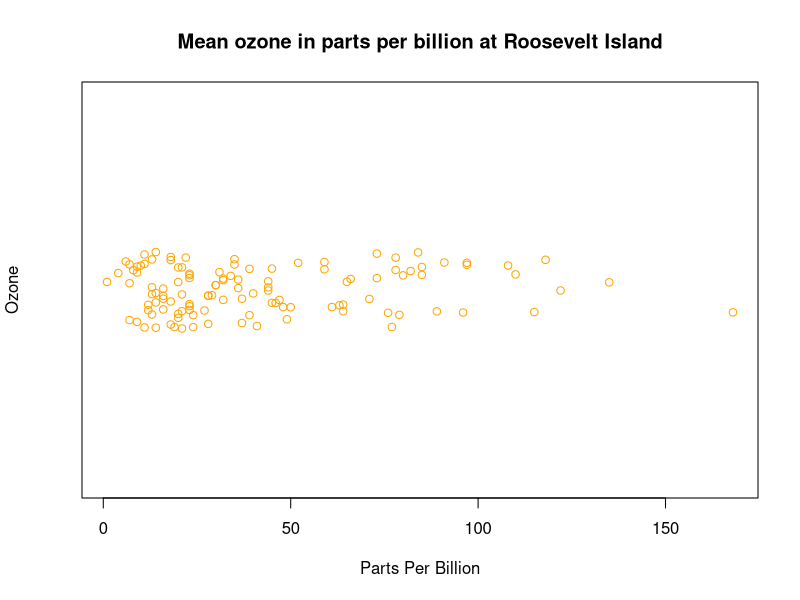

Recreate this plot in R.
# Created on : 21-07-2021
# Course work: 
# @author: Vasavi Jaya Krishna
# Source:

#Strip chart using Jitter
str(airquality)
airquality
stripchart(airquality$Ozone,
           main="Mean ozone in parts per billion at Roosevelt Island",
           xlab="Parts Per Billion",
           ylab="Ozone",
           method="jitter",
           col="orange",
           pch=1
)
